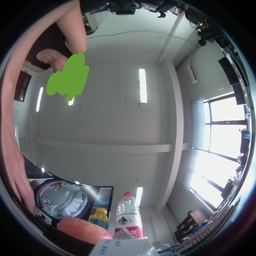
#> input picture images/img1.jpg, 256 x 256 px, shrunk from 1400 x 1400 before the run
$ python img_proc2.py
#> lines starting #> are read from the running program, lines starting #| are printed output that depends on the picture
import cv2
import math
import numpy as np

PI = 3.141592653589793;
PATH_IMAGE =   "images/img1.jpg";

#Find the corresponding fisheye outpout point corresponding to an input cartesian point
def findFisheye(Xe,Ye,Rr,Cfx,Cfy,He,We):
    #fisheyePoint = {}
    #theta, r, Xf, Yf; Polar coordinates

    r = Ye/He*Rr;
    theta = Xe/We*2.0*PI;
    Xf = Cfx+r*math.sin(theta);
    Yf = Cfy+r*math.cos(theta);
    fisheyePoint = (Yf,Xf);

    return fisheyePoint;

fisheyeImage = cv2.imread(PATH_IMAGE)
#> fisheyeImage is the input picture: shape (256, 256, 3); mean B, G, R 105.7, 104.7, 102.9
# int Hf, Wf, He, We;
# double R, Cfx, Cfy;

Hf = fisheyeImage.shape[0];
#> Hf = 256
Wf = fisheyeImage.shape[1];
#> Wf = 256
Rr = Hf/2; #The fisheye image is a square of 1400x1400 pixels containing a circle so the radius is half of the width or height size
#> Rr = 128
Cfx = Wf/2; #The fisheye image is a square so the center in x is located at half the distance of the width
#> Cfx = 128
Cfy = Hf/2; #The fisheye image is a square so the center in y is located at half the distance of the height
#> Cfy = 128

He = int(Rr);
#> He = 128
We = int(2*PI*Rr);
#> We = 804

equirectangularImage = np.zeros((He, We, 3), dtype=np.uint8);

for Ye in range(He):
     for Xe in range(We):
        try:
            ij = findFisheye(Xe, Ye, Rr, Cfx, Cfy, He, We)
            equirectangularImage[Ye,Xe] = fisheyeImage[int(ij[0]),int(ij[1])]
        except Exception as e:
            print (e)
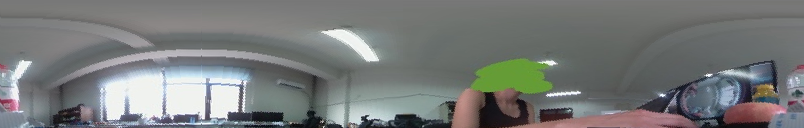
#> equirectangularImage: shape (128, 804, 3); mean B, G, R 120.9, 121.8, 118.9

cv2.imwrite('images/equirectangularImage.jpg',equirectangularImage)
